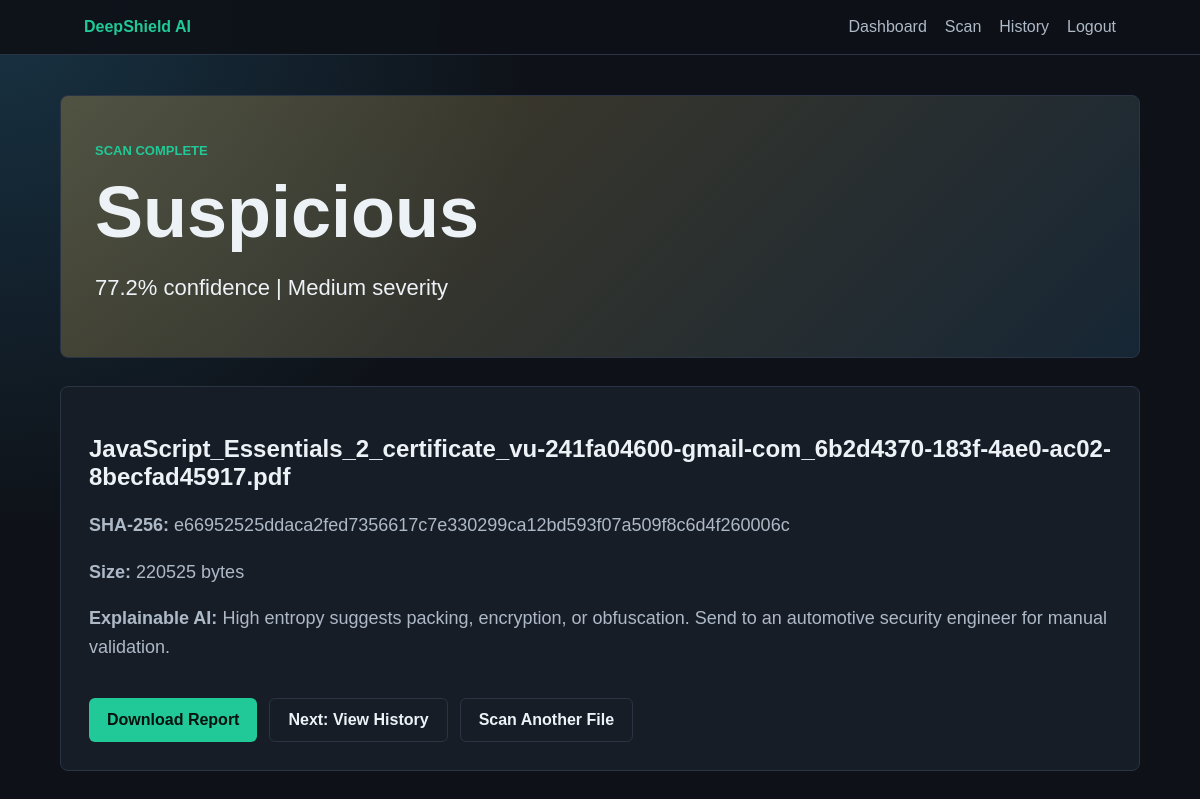
The page /result/4 (signed in) on the database its author committed.
### tables this page shows
CREATE TABLE scans (
            id INTEGER PRIMARY KEY AUTOINCREMENT,
            username TEXT NOT NULL,
            filename TEXT NOT NULL,
            file_hash TEXT NOT NULL,
            file_size INTEGER NOT NULL,
            classification TEXT NOT NULL,
            confidence REAL NOT NULL,
            severity TEXT NOT NULL,
            insights TEXT NOT NULL,
            scanned_at TEXT NOT NULL
        );

### app.py (the view)
@app.route("/result/<int:scan_id>")
def result(scan_id):
    if not login_required():
        return redirect(url_for("login"))
    conn = get_db()
    row = conn.execute(
        "SELECT * FROM scans WHERE id = ? AND username = ?", (scan_id, session["username"])
    ).fetchone()
    conn.close()
    if not row:
        flash("Scan result was not found.", "error")
        return redirect(url_for("history"))
    return render_template("result.html", row=row)

### app.py (called while the page is built)
def get_db():
    conn = sqlite3.connect(DB_PATH)
    conn.row_factory = sqlite3.Row
    return conn

def login_required():
    return "username" in session

@app.before_request
def setup_once():
    init_db()

### templates/result.html
{% extends "base.html" %}
{% block content %}
<section class="result {{ row.classification|lower }}">
  <p class="eyebrow">Scan complete</p>
  <h1>{{ row.classification }}</h1>
  <p class="confidence">{{ row.confidence }}% confidence | {{ row.severity }} severity</p>
</section>
<section class="panel wide">
  <h2>{{ row.filename }}</h2>
  <p><strong>SHA-256:</strong> {{ row.file_hash }}</p>
  <p><strong>Size:</strong> {{ row.file_size }} bytes</p>
  <p><strong>Explainable AI:</strong> {{ row.insights }}</p>
  <div class="actions">
    <a class="button" href="{{ url_for('report', scan_id=row.id) }}">Download Report</a>
    <a class="button secondary" href="{{ url_for('history') }}">Next: View History</a>
    <a class="button secondary" href="{{ url_for('scan') }}">Scan Another File</a>
  </div>
</section>
{% endblock %}

### static/style.css (style rules this page uses)
:root { --bg: #0e1117; --panel: #171d27; --line: #2a3444; --text: #edf2f7; --muted: #aeb9c7; --accent: #20c997; --accent-2: #49a6e9; --danger: #ff5c77; --warn: #ffc857; }
* { box-sizing: border-box; }
body { margin: 0; font-family: Arial, Helvetica, sans-serif; color: var(--text); background: radial-gradient(circle at top left, #183344 0, var(--bg) 34rem); }
a { color: inherit; text-decoration: none; }
.hero h1, .header h1, .panel h1, .result h1 { font-size: clamp(38px, 7vw, 72px); margin: 8px 0 18px; letter-spacing: 0; }
.hero p, .header p, .panel p { color: var(--muted); font-size: 18px; line-height: 1.6; }
.eyebrow { color: var(--accent); text-transform: uppercase; font-size: 13px; letter-spacing: 0; font-weight: 700; }
.panel { background: var(--panel); border: 1px solid var(--line); border-radius: 8px; padding: 28px; }
.wide { margin-top: 28px; }
button, .button { display: inline-flex; align-items: center; justify-content: center; min-height: 44px; border: 0; border-radius: 6px; padding: 12px 18px; margin-top: 18px; background: var(--accent); color: #07120f; font-weight: 800; cursor: pointer; }
.secondary { background: transparent; color: var(--text); border: 1px solid var(--line); }
.result { border-radius: 8px; padding: 34px; margin-bottom: 24px; background: linear-gradient(135deg, rgba(32, 201, 151, 0.22), rgba(73, 166, 233, 0.18)); border: 1px solid var(--line); }
.result.suspicious { background: linear-gradient(135deg, rgba(255, 200, 87, 0.25), rgba(73, 166, 233, 0.14)); }
.confidence { font-size: 22px; }
.actions { display: flex; flex-wrap: wrap; gap: 12px; }

### rows shown on the page
scans: classification "Suspicious", confidence "77.2", severity "Medium", filename "JavaScript_Essentials_2_certificate_vu-241fa04600-gmail-com_6b2d4370-183f-4ae0-ac02-8becfad45917.pdf", file_hash "e66952525ddaca2fed7356617c7e330299ca12bd593f07a509f8c6d4f260006c", file_size "220525", insights "High entropy suggests packing, encryption, or obfuscation. Send to an automotive security engineer for manual validation."
